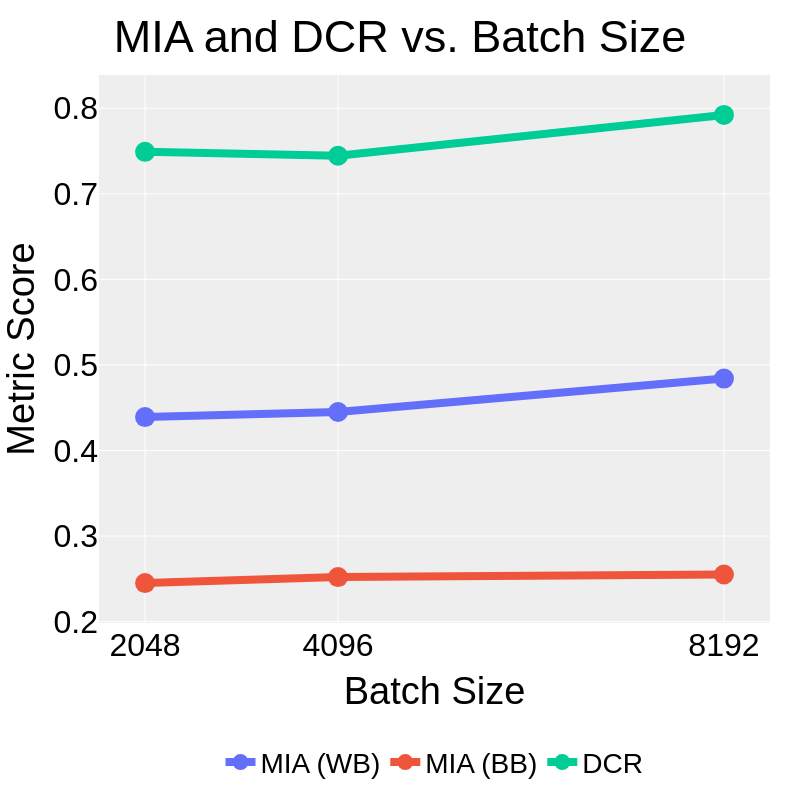

Write notebook code for a chart like this one.
### Code cell
# Batch size figure
df = {"Batch Size": batch_size, "MIA (WB)": batch_size_wb, "MIA (BB)": batch_size_bb, "DCR": batch_size_dcr}

fig = px.line(
    data_frame=df,
    x="Batch Size",
    y=["MIA (WB)", "MIA (BB)", "DCR"],
    markers=True,
    title="MIA and DCR vs. Batch Size",
)
fig.update_layout(
    xaxis=dict(
        tickmode='array',  # Set tickmode to 'array' to use tickvals/ticktext
        tickvals=["2048", "4096", "8192"],   # Specify the x-coordinates of your data points as tick values
    ),
)
fig.update_xaxes(
    matches=None, tickangle=0, title_font_family="Helvetica", tickfont_family="Helvetica", tickfont_size=FONT_SIZE,
)
fig.update_yaxes(
    matches=None, title = "Metric Score", tickangle=0, title_font_family="Helvetica", tickfont_family="Helvetica", tickfont_size=FONT_SIZE,
)
fig.update_traces(marker=dict(size=20), line=dict(width=8))

customize_figure_layout(fig)
save_and_display_figure(fig, "mia_dcr_batch_size", plots_dir)

### Figure 1 — Plotly figure (JSON) as saved in the notebook; plotly's stock layout.template omitted (floating-point values rounded to 4 significant figures)
{"data": [{"hovertemplate": "variable=MIA (WB)<br>Batch Size=%{x}<br>value=%{y}<extra></extra>", "legendgroup": "MIA (WB)", "line": {"color": "#636efa", "dash": "solid", "width": 8}, "marker": {"size": 20, "symbol": "circle"}, "mode": "lines+markers", "name": "MIA (WB)", "orientation": "v", "showlegend": true, "type": "scatter", "x": [2048, 4096, 8192], "xaxis": "x", "y": [0.439, 0.445, 0.484], "yaxis": "y"}, {"hovertemplate": "variable=MIA (BB)<br>Batch Size=%{x}<br>value=%{y}<extra></extra>", "legendgroup": "MIA (BB)", "line": {"color": "#EF553B", "dash": "solid", "width": 8}, "marker": {"size": 20, "symbol": "circle"}, "mode": "lines+markers", "name": "MIA (BB)", "orientation": "v", "showlegend": true, "type": "scatter", "x": [2048, 4096, 8192], "xaxis": "x", "y": [0.245, 0.252, 0.255], "yaxis": "y"}, {"hovertemplate": "variable=DCR<br>Batch Size=%{x}<br>value=%{y}<extra></extra>", "legendgroup": "DCR", "line": {"color": "#00cc96", "dash": "solid", "width": 8}, "marker": {"size": 20, "symbol": "circle"}, "mode": "lines+markers", "name": "DCR", "orientation": "v", "showlegend": true, "type": "scatter", "x": [2048, 4096, 8192], "xaxis": "x", "y": [0.749, 0.7445, 0.7922], "yaxis": "y"}], "layout": {"font": {"color": "black", "family": "Helvetica", "size": 32}, "height": 800, "legend": {"font": {"size": 28}, "orientation": "h", "title": {"font": {"family": "Helvetica"}, "text": ""}, "tracegroupgap": 0, "valign": "top", "x": 0.5, "xanchor": "center", "y": -0.3, "yanchor": "bottom"}, "margin": {"b": 25, "l": 30, "r": 30, "t": 75}, "plot_bgcolor": "#eeeeee", "title": {"font": {"family": "Helvetica"}, "text": "MIA and DCR vs. Batch Size", "x": 0.5, "y": 0.975}, "width": 800, "xaxis": {"anchor": "y", "domain": [0, 1], "tickangle": 0, "tickfont": {"family": "Helvetica", "size": 32}, "tickmode": "array", "tickvals": ["2048", "4096", "8192"], "title": {"font": {"family": "Helvetica"}, "text": "Batch Size"}}, "yaxis": {"anchor": "x", "domain": [0, 1], "tickangle": 0, "tickfont": {"family": "Helvetica", "size": 32}, "title": {"font": {"family": "Helvetica"}, "text": "Metric Score"}}}}
